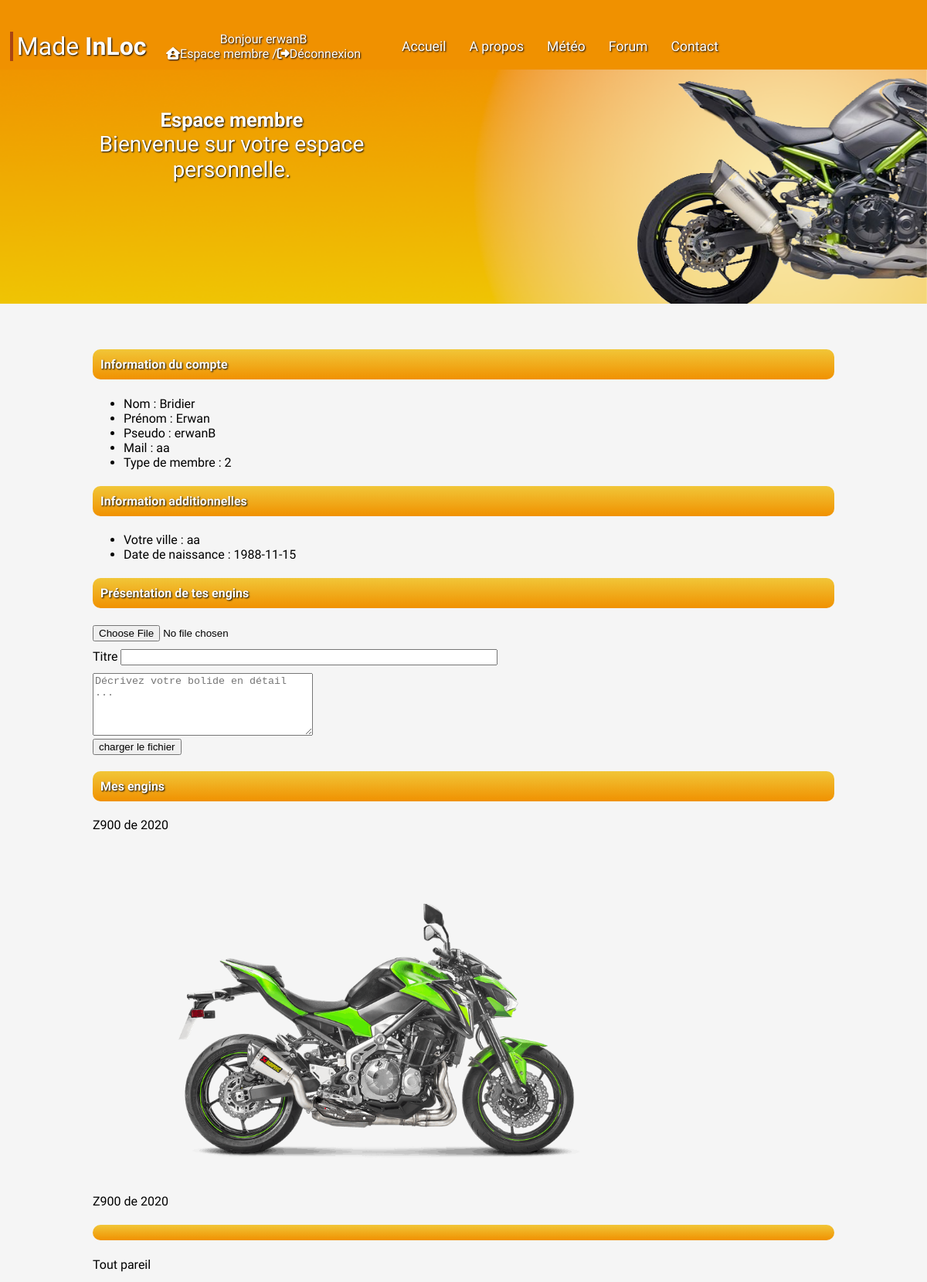
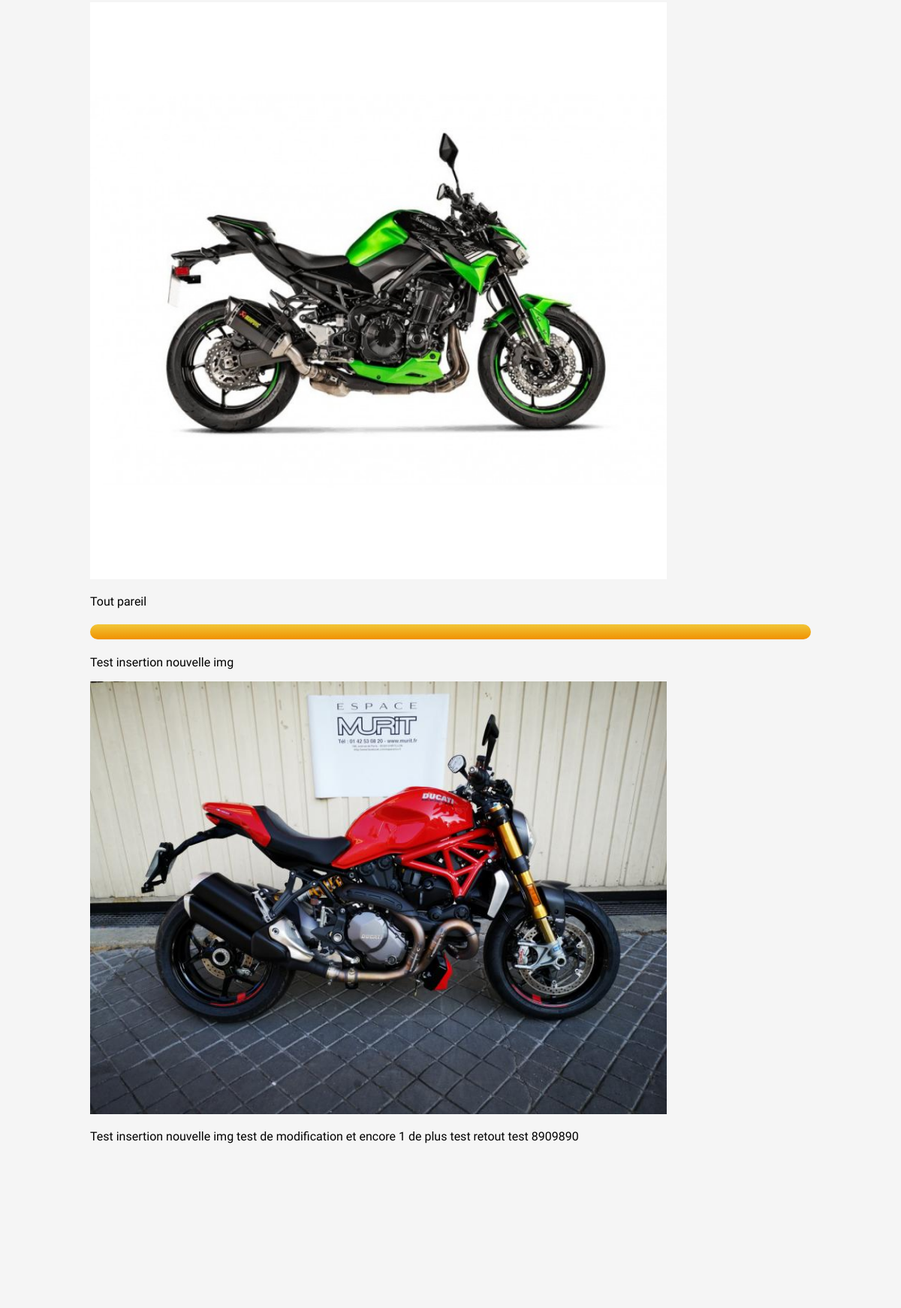
The page /index.php?controller=user&action=userArea&category_id=11 (signed in, upper part) on the database its author committed (2 pictures, top to bottom).
### tables this page shows
CREATE TABLE `user` (
  `id` int(11) NOT NULL,
  `first_name` varchar(255) NOT NULL,
  `last_name` varchar(255) NOT NULL,
  `pseudo` varchar(255) NOT NULL,
  `password` varchar(255) NOT NULL,
  `mail` varchar(255) NOT NULL,
  `city` varchar(255) NOT NULL,
  `birthday` date NOT NULL,
  `team` varchar(255) NOT NULL,
  `date_inscription` datetime NOT NULL DEFAULT CURRENT_TIMESTAMP
);

CREATE TABLE `topic` (
  `id` int(11) NOT NULL,
  `author` varchar(255) NOT NULL,
  `author_inscription` varchar(255) DEFAULT NULL,
  `author_team` int(11) NOT NULL,
  `category_id` int(11) NOT NULL COMMENT '1 Retour Balade / 2 Vos balades/ 3 balade étranger/ 4 Presentation / 5 Préparation / 6 Méca / 7 acti terrestra / 8 acti nautique / 9 point de vue / 10 charte / 11 Pres user',
  `title` varchar(255) NOT NULL,
  `content` text NOT NULL,
  `img` varchar(255) DEFAULT NULL,
  `date_creation` datetime NOT NULL DEFAULT CURRENT_TIMESTAMP
);

### controller/router.php (called while the page is built, shortened)
<?php
class Router {
  public function routerRequest() {
    try {
      $requete = new Requete(array_merge($_GET, $_POST));
      $controller = $this->creerControleur($requete);
      $action = $this->creerAction($requete);
      $controller->executerAction($action);
    }
    catch (Exception $e) {
      $this->gererErreur($e);
    }
  }
  private function creerControleur(Requete $requete) {
    $controller = "Index";
    if ($requete->existeParametre('controller')) {
      $controller = $requete->getParametre('controller');
      $controller = ucfirst(strtolower($controller));
    }
    $classeController = $controller . "Controller" ;
    $fichierController = $classeController . ".php";
    if (file_exists('controller/' . $fichierController)) {
      $controller = new $classeController();
      $controller->setRequete($requete);
      return $controller;
    }
    else
      throw new Exception("Fichier '$fichierController' introuvable");
  }
  private function creerAction(Requete $requete) {
    $action = "Index";
    if ($requete->existeParametre('action')) {
        $action = $requete->getParametre('action');
    }
    return $action;
  }
}

### index.php (called while the page is built, shortened)
<?php
require 'controller/router.php';
$router = new Router();
$router->routerRequest();

### model/userManager.php (called while the page is built, shortened)
<?php
require_once("framework/model.php");
class UserManager extends Manager
{
    public function getUser($pseudo) {
        $sql = 'SELECT *, DATE_FORMAT(date_inscription, \'%d/%m/%Y\') AS date_inscription FROM user WHERE pseudo = ? ';
        $getUser = $this->executerRequete($sql, array($pseudo));
        return $getUser->fetch();
    }
}

### framework/configuration.php (called while the page is built)
<?php
class Configuration {
  private static $parametres;
  public static function get($nom, $valeurParDefaut = null) {
    if (isset(self::getParametres()[$nom])) {
      $valeur = self::getParametres()[$nom];
    }
    else {
      $valeur = $valeurParDefaut;
    }
    return $valeur;
  }
  private static function getParametres() {
    if (self::$parametres == null) {
      $cheminFichier = "framework/prod.ini";
      if (!file_exists($cheminFichier)) {
        $cheminFichier = "framework/dev.ini";
      }
      if (!file_exists($cheminFichier)) {
        throw new Exception("Aucun fichier de configuration trouvé");
      }
      else {
        self::$parametres = parse_ini_file($cheminFichier);
      }
    }
    return self::$parametres;
  }
}

### framework/model.php (called while the page is built)
<?php
require_once 'configuration.php';
abstract class Manager {
    private static $bdd;
    protected function executerRequete($sql, $params = null) {
        if ($params == null) {
            $resultat = self::getBdd()->query($sql);
        }
        else {
            $resultat = self::getBdd()->prepare($sql);
            $resultat->execute($params);
        }
        return $resultat;
    }
    private static function getBdd() {
        if (self::$bdd === null) {
            $dsn = Configuration::get("dsn");
            $login = Configuration::get("login");
            $mdp = Configuration::get("mdp");
            self::$bdd = new PDO($dsn, $login, $mdp,
                    array(PDO::ATTR_ERRMODE => PDO::ERRMODE_EXCEPTION));
        }
        return self::$bdd;
    }
}

### model/forumManager.php (called while the page is built, shortened)
<?php
require_once("framework/model.php");
class ForumManager extends Manager
{
    public function getImg($pseudo, $category_id) {
        $sql = 'SELECT author, img, title, content FROM topic WHERE author = ? AND category_id = ?';
        $getImg = $this->executerRequete($sql, array($pseudo, $category_id));
        return $getImg;
    }
}

### view/UserController/userArea.php (the view, shortened to what this page needs)
<img src="public/img/banner/index_banner.png" alt="banner_background" class="banner_img">
<section class="banner">
    <h3>Espace membre</h3>
    <p>Bienvenue sur votre espace personnelle.</p>
</section>
<section class="content_body">
    <article>
            <aside>
                <h4 class="titleForm">Information du compte</h4>
                <ul>
                    <li>Nom : <?=htmlspecialchars($user['last_name'])?></li>
                    <li>Prénom : <?=htmlspecialchars($user['first_name'])?></li>
                    <li>Pseudo : <?=htmlspecialchars($user['pseudo'])?></li>
                    <li>Mail : <?=htmlspecialchars($user['mail'])?></li>
                    <li>Type de membre : <?=$user['team']?></li>
                </ul>
            </aside>
            <aside>
                <h4 class="titleForm">Information additionnelles</h4>
                <ul>
                    <li>Votre ville : <?=htmlspecialchars($user['city'])?></li>
                    <li>Date de naissance : <?=htmlspecialchars($user['birthday'])?></li>
                </ul>
            </aside>
            <aside>
                <h4 class="titleForm">Présentation de tes engins</h4>
                <form method="POST" action="index.php?controller=user&amp;action=addPicture&amp;category_id=11" enctype="multipart/form-data" class="formPres">
                    <input type="file" name="monfichier" value="" class="choiseButton"><br />
                    <label for="title">Titre</label>
                    <input type="text" id="title" name="title" class="titleNewPost"/><br />
                    <textarea id="content" name="content"rows="5" cols="33" placeholder="Décrivez votre bolide en détail ..."></textarea><br />
                    <input type= "submit" name="chargement" value="charger le fichier">
                </form>
            </aside>
            <aside>
            <h4 class="titleForm">Mes engins</h4>
            <?php
                foreach ($datas as $keys => $data){
                ?>
                <div class="userPres">
                <p><?=htmlspecialchars($data['title'])?></p>
                    <p class="imgPres"><img src="public/img/user_img/<?=htmlspecialchars($data['img'])?>" alt="<?=htmlspecialchars($data['img'])?>"></p>
                    <p class="contentPres"><?=nl2br(html_entity_decode($data['content']))?></p>
                    <h4 class="titleForm"></h4>
                </div>
            <?php
            }
            ?>
            </aside>
    </article>
</section>

### public/style/style.css (style rules this page uses)
body { width: 100%; max-width: 1440px; margin: auto; font-family: 'Ubuntu', sans-serif; }
.banner { position: relative; z-index: 2; top: 100px; width: 50%; text-align: center; color: white; }
.banner_img { position: fixed; width: 100%; max-width: 1440px; top:60px; z-index: 1; }
.banner h3 { font-size: 2em; margin: 0 auto; text-shadow: 1px 1px 2px black; }
.banner p { font-size: 2.2em; width:70%; margin: 0 auto 30px auto; text-shadow: 1px 1px 2px black; }
.content_body { position: relative; z-index: 2; background-color: rgb(245, 245, 245); }
.content_body article { width: 80%; margin: auto; padding: 15px 0px 30px 0px; }
.titleForm { background: linear-gradient(rgb(241, 198, 56), rgb(240,145,0)); border-radius: 10px;; color: white; text-shadow: 1px 1px 2px black; padding: 10px; }
.choiseButton { margin-bottom: 10px; }
.userPres p img { width: 80%; }
.contentPres { width: 80%; }
.titleNewPost { width: 50%; margin-bottom: 10px; }
@media all and (max-width: 1290px) { .banner { top: 50px; font-size: 0.8em; } }

### rows shown on the page
user: last_name "Bridier", first_name "Erwan", pseudo "erwanB", mail "aa", team "2", city "aa", birthday "1988-11-15"
topic: title "Z900 de 2020", img (picture), content "Z900 de 2020"
topic: title "Tout pareil", img (picture), content "Tout pareil"
topic: title "Test insertion nouvelle img", img (picture), content "Test insertion nouvelle img test de modification et encore 1 de plus test retout test 8909890"

### other values the page prints
$_SESSION['pseudo'] "erwanB"
